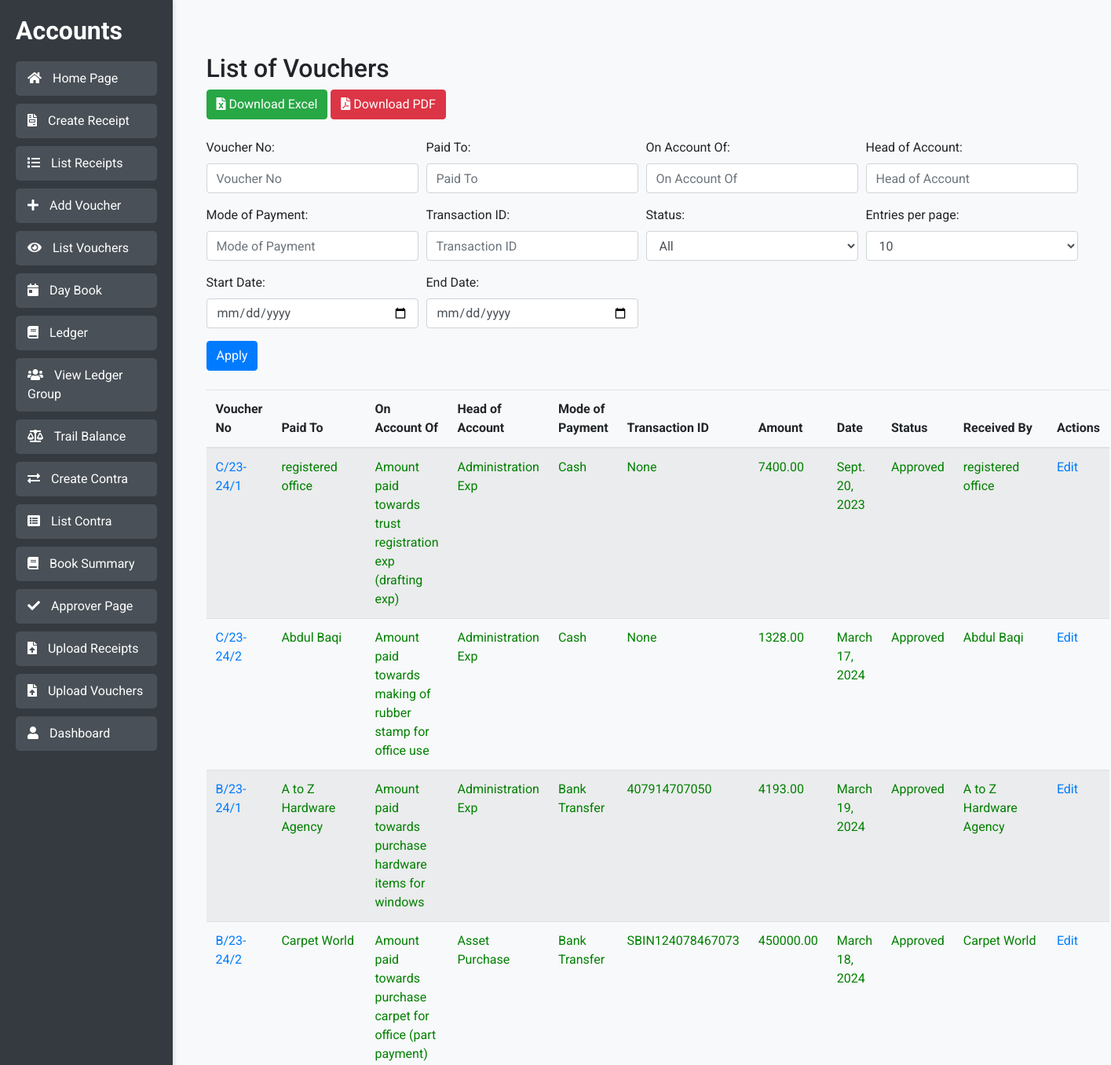
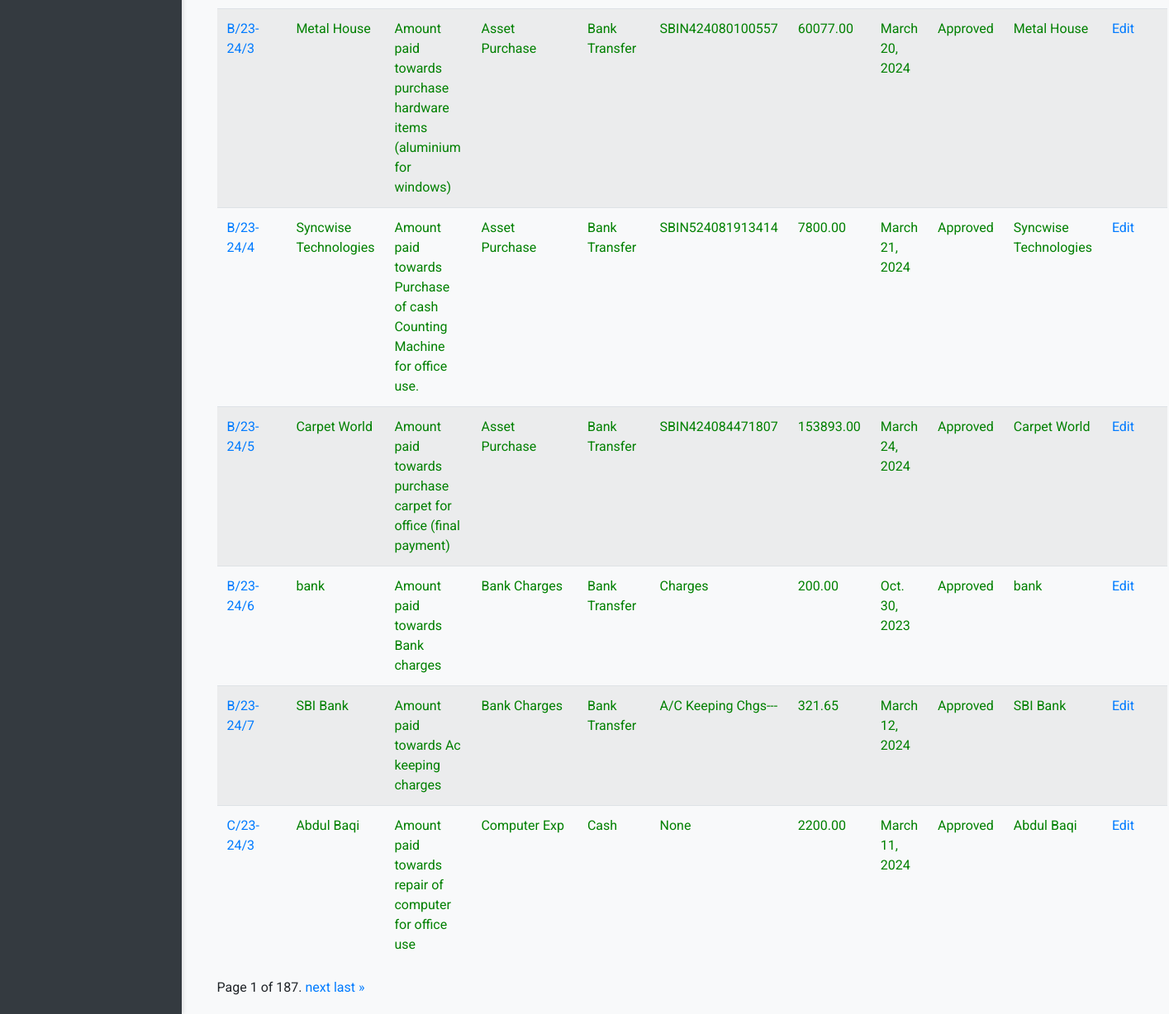
Page /list-vouchers/ (signed in) on the committed database (2 pictures, top to bottom).
### accounts/models.py (models this page shows, shortened)
class Voucher(models.Model):
    VOUCHER_STATUS_CHOICES = [
        ('waiting', 'Waiting for Approval'),
        ('approved', 'Approved'),
        ('rejected', 'Rejected'),
    ]
    PAYMENT_MODE_CHOICES = [
        ('cash', 'Cash'),
        ('bank_transfer', 'Bank Transfer'),
        ('cheque', 'Cheque'),
    ]
    voucher_no = models.CharField(max_length=50, unique=True)
    paid_to = models.CharField(max_length=100)
    on_account_of = models.TextField()
    head_of_account = models.ForeignKey(HeadOfAccount, on_delete=models.CASCADE)
    mode_of_payment = models.CharField(max_length=20, choices=PAYMENT_MODE_CHOICES, default='cash')
    transaction_id = models.CharField(max_length=100, blank=True, null=True)
    amount = models.DecimalField(max_digits=10, decimal_places=2, validators=[MinValueValidator(0)])
    amount_in_words = models.CharField(max_length=255, blank=True)
    voucher_date = models.DateField(default=timezone.now)
    created_date = models.DateTimeField(auto_now_add=True)
    created_by = models.ForeignKey(User, related_name='created_vouchers', on_delete=models.CASCADE)
    received_by = models.CharField(max_length=100, blank=True, null=True)
    approved_by = models.ForeignKey(User, related_name='approved_vouchers', on_delete=models.SET_NULL, null=True, blank=True)
    status = models.CharField(max_length=20, choices=VOUCHER_STATUS_CHOICES, default='waiting')
    rejection_reason = models.TextField(blank=True, null=True)
    edited = models.BooleanField(default=False)
    financial_year = models.CharField(max_length=9, default='2024-25')  # Update default as needed
    sequence_number = models.PositiveIntegerField(default=1)  # Set default to 1
    class Meta:
        unique_together = ('financial_year', 'sequence_number', 'mode_of_payment')

class HeadOfAccount(models.Model):
    name = models.CharField(max_length=100, unique=True)

### accounts/views.py (the view, shortened to what this page needs)
# urls.py: path('list-vouchers/', views.list_vouchers, name='list_vouchers'),
@login_required
def list_vouchers(request):
    form = VoucherFilterForm(request.GET or None)
    vouchers = Voucher.objects.all()
    paginator = Paginator(vouchers, 10)  # Show 10 vouchers per page
    page_number = request.GET.get('page')
    page_obj = paginator.get_page(page_number)
    query_params = request.GET.copy()
    if 'page' in query_params:
        query_params.pop('page')  # Remove 'page' parameter to avoid duplication in URLs
    return render(request, 'list_vouchers.html', {
        'form': form,
        'page_obj': page_obj,
        'query_params': query_params,  # Pass query params for pagination links
    })

### accounts/forms.py
class VoucherFilterForm(forms.Form):
    voucher_no = forms.CharField(required=False, label='Voucher No')
    paid_to = forms.CharField(required=False, label='Paid To')
    on_account_of = forms.CharField(required=False, label='On Account Of')
    head_of_account = forms.CharField(required=False, label='Head of Account')
    mode_of_payment = forms.ChoiceField(choices=[('', 'All')] + Voucher.PAYMENT_MODE_CHOICES, required=False, label='Mode of Payment')
    transaction_id = forms.CharField(required=False, label='Transaction ID')
    amount_min = forms.DecimalField(required=False, label='Amount Min', min_value=0)
    amount_max = forms.DecimalField(required=False, label='Amount Max', min_value=0)
    start_date = forms.DateField(required=False, widget=forms.DateInput(attrs={'type': 'date'}), label='Start Date')
    end_date = forms.DateField(required=False, widget=forms.DateInput(attrs={'type': 'date'}), label='End Date')
    received_by = forms.CharField(required=False, label='Received By')
    status = forms.ChoiceField(choices=[('', 'All')] + Voucher.VOUCHER_STATUS_CHOICES, required=False, label='Status')

### accounts/templates/list_vouchers.html (shortened to what this page needs)
{% extends 'base.html' %}
{% block content %}
<div class="container mt-5">
    <h2>List of Vouchers</h2>
    <div class="mb-4">
        <a href="{% url 'download_excel' %}" class="btn btn-success">
            <i class="fas fa-file-excel"></i> Download Excel
        </a>
        <a href="{% url 'download_pdf' %}" class="btn btn-danger">
            <i class="fas fa-file-pdf"></i> Download PDF
        </a>
    </div>
    <form method="get" action="" class="mb-4">
        <div class="form-row">
            <div class="form-group col-md-3">
                <label for="voucher_no">Voucher No:</label>
                <input type="text" name="voucher_no" id="voucher_no" class="form-control" value="{{ request.GET.voucher_no }}" placeholder="Voucher No">
            </div>
            <div class="form-group col-md-3">
                <label for="paid_to">Paid To:</label>
                <input type="text" name="paid_to" id="paid_to" class="form-control" value="{{ request.GET.paid_to }}" placeholder="Paid To">
            </div>
            <div class="form-group col-md-3">
                <label for="on_account_of">On Account Of:</label>
                <input type="text" name="on_account_of" id="on_account_of" class="form-control" value="{{ request.GET.on_account_of }}" placeholder="On Account Of">
            </div>
            <div class="form-group col-md-3">
                <label for="head_of_account">Head of Account:</label>
                <input type="text" name="head_of_account" id="head_of_account" class="form-control" value="{{ request.GET.head_of_account }}" placeholder="Head of Account">
            </div>
            <div class="form-group col-md-3">
                <label for="mode_of_payment">Mode of Payment:</label>
                <input type="text" name="mode_of_payment" id="mode_of_payment" class="form-control" value="{{ request.GET.mode_of_payment }}" placeholder="Mode of Payment">
            </div>
            <div class="form-group col-md-3">
                <label for="transaction_id">Transaction ID:</label>
                <input type="text" name="transaction_id" id="transaction_id" class="form-control" value="{{ request.GET.transaction_id }}" placeholder="Transaction ID">
            </div>
            <div class="form-group col-md-3">
                <label for="status">Status:</label>
                <select name="status" id="status" class="form-control">
                    <option value="">All</option>
                </select>
            </div>
            <div class="form-group col-md-3">
                <label for="entries_per_page">Entries per page:</label>
                <select name="entries_per_page" id="entries_per_page" class="form-control">
                    <option value="10" {% if request.GET.entries_per_page == "10" %}selected{% endif %}>10</option>
                </select>
            </div>
            <div class="form-group col-md-3">
                <label for="start_date">Start Date:</label>
                <input type="date" name="start_date" id="start_date" class="form-control" value="{{ request.GET.start_date }}">
            </div>
            <div class="form-group col-md-3">
                <label for="end_date">End Date:</label>
                <input type="date" name="end_date" id="end_date" class="form-control" value="{{ request.GET.end_date }}">
            </div>
        </div>
        <button type="submit" class="btn btn-primary">Apply</button>
    </form>
    <table class="table table-striped table-hover">
        <thead>
            <tr>
                <th>Voucher No</th>
                <th>Paid To</th>
                <th>On Account Of</th>
                <th>Head of Account</th>
                <th>Mode of Payment</th>
                <th>Transaction ID</th>
                <th>Amount</th>
                <th>Date</th>
                <th>Status</th>
                <th>Received By</th>
                <th>Actions</th>
            </tr>
        </thead>
        <tbody>
            {% for voucher in page_obj %}
                <tr {% if voucher.status == "waiting" %}style="color: orange;" {% elif voucher.status == "rejected" %}style="color: red;" {% elif voucher.status == "approved" %}style="color: green;" {% endif %}>
                    <td><a href="{% url 'view_voucher' voucher.id %}">{{ voucher.voucher_no }}</a></td>
                    <td>{{ voucher.paid_to }}</td>
                    <td>{{ voucher.on_account_of }}</td>
                    <td>{{ voucher.head_of_account.name }}</td>
                    <td>{{ voucher.get_mode_of_payment_display }}</td>
                    <td>{{ voucher.transaction_id }}</td>
                    <td>{{ voucher.amount }}</td>
                    <td>{{ voucher.voucher_date }}</td>
                    <td>{{ voucher.get_status_display }}</td>
                    <td>{{ voucher.received_by }}</td>
                    <td>
                        <a href="{% url 'edit_voucher' voucher.id %}">Edit</a>
                    </td>
                </tr>
            {% empty %}
                <tr>
                    <td colspan="11">No vouchers found.</td>
                </tr>
            {% endfor %}
        </tbody>
    </table>
    <div class="pagination">
        <span class="step-links">
            <span class="current">
                Page {{ page_obj.number }} of {{ page_obj.paginator.num_pages }}.
            </span>
            {% if page_obj.has_next %}
                <a href="?page={{ page_obj.next_page_number }}&entries_per_page={{ request.GET.entries_per_page }}&voucher_no={{ request.GET.voucher_no }}&paid_to={{ request.GET.paid_to }}&on_account_of={{ request.GET.on_account_of }}&head_of_account={{ request.GET.head_of_account }}&mode_of_payment={{ request.GET.mode_of_payment }}&transaction_id={{ request.GET.transaction_id }}&start_date={{ request.GET.start_date }}&end_date={{ request.GET.end_date }}&status={{ request.GET.status }}">next</a>
                <a href="?page={{ page_obj.paginator.num_pages }}&entries_per_page={{ request.GET.entries_per_page }}&voucher_no={{ request.GET.voucher_no }}&paid_to={{ request.GET.paid_to }}&on_account_of={{ request.GET.on_account_of }}&head_of_account={{ request.GET.head_of_account }}&mode_of_payment={{ request.GET.mode_of_payment }}&transaction_id={{ request.GET.transaction_id }}&start_date={{ request.GET.start_date }}&end_date={{ request.GET.end_date }}&status={{ request.GET.status }}">last &raquo;</a>
            {% endif %}
        </span>
    </div>
</div>
{% endblock %}

### accounts/templates/base.html (style rules this page uses)
body { background: #f8f9fa; font-family: 'Roboto', sans-serif; }

### rows in the picture
Voucher: voucher_no "C/23-24/1", paid_to "registered office", on_account_of "Amount paid towards trust registration exp (drafting exp)", head_of_account.name "Administration Exp", mode_of_payment "Cash", transaction_id "None", amount "7400.00", voucher_date "Sept. 20, 2023", status "Approved", received_by "registered office"
Voucher: voucher_no "C/23-24/2", paid_to "Abdul Baqi", on_account_of "Amount paid towards making of rubber stamp for office use", head_of_account.name "Administration Exp", mode_of_payment "Cash", transaction_id "None", amount "1328.00", voucher_date "March 17, 2024", status "Approved", received_by "Abdul Baqi"
Voucher: voucher_no "B/23-24/1", paid_to "A to Z Hardware Agency", on_account_of "Amount paid towards purchase hardware items for windows", head_of_account.name "Administration Exp", mode_of_payment "Bank Transfer", transaction_id "407914707050", amount "4193.00", voucher_date "March 19, 2024", status "Approved", received_by "A to Z Hardware Agency"
Voucher: voucher_no "B/23-24/2", paid_to "Carpet World", on_account_of "Amount paid towards purchase carpet for office (part payment)", head_of_account.name "Asset Purchase", mode_of_payment "Bank Transfer", transaction_id "SBIN124078467073", amount "450000.00", voucher_date "March 18, 2024", status "Approved", received_by "Carpet World"
Voucher: voucher_no "B/23-24/3", paid_to "Metal House", on_account_of "Amount paid towards purchase hardware items (aluminium for windows)", head_of_account.name "Asset Purchase", mode_of_payment "Bank Transfer", transaction_id "SBIN424080100557", amount "60077.00", voucher_date "March 20, 2024", status "Approved", received_by "Metal House"
Voucher: voucher_no "B/23-24/4", paid_to "Syncwise Technologies", on_account_of "Amount paid towards Purchase of cash Counting Machine for office use.", head_of_account.name "Asset Purchase", mode_of_payment "Bank Transfer", transaction_id "SBIN524081913414", amount "7800.00", voucher_date "March 21, 2024", status "Approved", received_by "Syncwise Technologies"
Voucher: voucher_no "B/23-24/5", paid_to "Carpet World", on_account_of "Amount paid towards purchase carpet for office (final payment)", head_of_account.name "Asset Purchase", mode_of_payment "Bank Transfer", transaction_id "SBIN424084471807", amount "153893.00", voucher_date "March 24, 2024", status "Approved", received_by "Carpet World"
Voucher: voucher_no "B/23-24/6", paid_to "bank", on_account_of "Amount paid towards Bank charges", head_of_account.name "Bank Charges", mode_of_payment "Bank Transfer", transaction_id "Charges", amount "200.00", voucher_date "Oct. 30, 2023", status "Approved", received_by "bank"
Voucher: voucher_no "B/23-24/7", paid_to "SBI Bank", on_account_of "Amount paid towards Ac keeping charges", head_of_account.name "Bank Charges", mode_of_payment "Bank Transfer", transaction_id "A/C Keeping Chgs---", amount "321.65", voucher_date "March 12, 2024", status "Approved", received_by "SBI Bank"
Voucher: voucher_no "C/23-24/3", paid_to "Abdul Baqi", on_account_of "Amount paid towards repair of computer for office use", head_of_account.name "Computer Exp", mode_of_payment "Cash", transaction_id "None", amount "2200.00", voucher_date "March 11, 2024", status "Approved", received_by "Abdul Baqi"

### other values in the picture
{{ page_obj.number }} "1"
{{ page_obj.paginator.num_pages }} "187"
